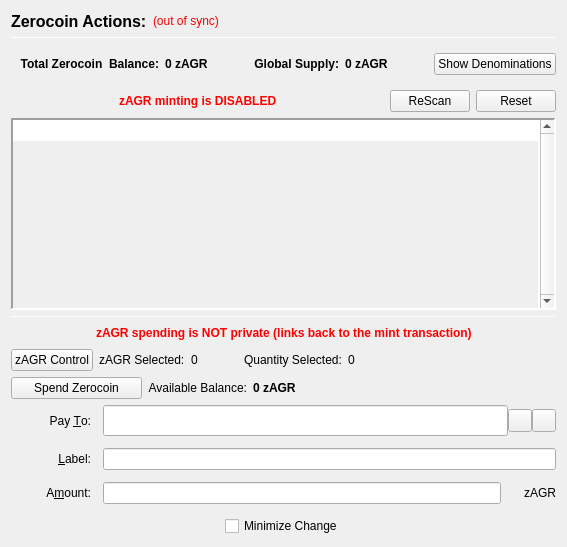
                  <widget class="QFrame" name="verticalFrameLeft">
                   <layout class="QVBoxLayout" name="verticalLayout_2">
                    <item>
                     <layout class="QVBoxLayout" name="verticalLayout_3">
                      <item>
                       <layout class="QHBoxLayout" name="horizontalLayout_3">
                        <item>
                         <widget class="QLabel" name="labelzAGRActions">
                          <property name="font">
                           <font>
                            <pointsize>12</pointsize>
                            <weight>75</weight>
                            <bold>true</bold>
                           </font>
                          </property>
                          <property name="text">
                           <string>Zerocoin Actions:</string>
                          </property>
                          <property name="alignment">
                           <set>Qt::AlignLeading|Qt::AlignLeft|Qt::AlignVCenter</set>
                          </property>
                         </widget>
                        </item>
                        <item>
                         <widget class="QLabel" name="labelzAGRSyncStatus">
                          <property name="toolTip">
                           <string>The displayed information may be out of date. Your wallet automatically synchronizes with the Agrarian network after a connection is established, but this process has not completed yet.</string>
                          </property>
                          <property name="styleSheet">
                           <string notr="true">QLabel { color: red; }</string>
                          </property>
                          <property name="text">
                           <string notr="true">(out of sync)</string>
                          </property>
                          <property name="alignment">
                           <set>Qt::AlignLeading|Qt::AlignLeft|Qt::AlignVCenter</set>
                          </property>
                         </widget>
                        </item>
                        <item>
                         <spacer name="horizontalSpacer">
                          <property name="orientation">
                           <enum>Qt::Horizontal</enum>
                          </property>
                          <property name="sizeHint" stdset="0">
                           <size>
                            <width>40</width>
                            <height>20</height>
                           </size>
                          </property>
                         </spacer>
                        </item>
                       </layout>
                      </item>
                      <item>
                       <widget class="Line" name="lineUpperLeft">
                        <property name="minimumSize">
                         <size>
                          <width>0</width>
                          <height>1</height>
                         </size>
                        </property>
                        <property name="maximumSize">
                         <size>
                          <width>16777215</width>
                          <height>1</height>
                         </size>
                        </property>
                        <property name="frameShadow">
                         <enum>QFrame::Sunken</enum>
                        </property>
                        <property name="orientation">
                         <enum>Qt::Horizontal</enum>
                        </property>
                       </widget>
                      </item>
                      <item>
                       <widget class="QFrame" name="balanceSupplyFrame">
                        <layout class="QHBoxLayout" name="horizontalLayout_2" stretch="0,0,0,1,0">
                         <property name="rightMargin">
                          <number>0</number>
                         </property>
                         <item>
                          <layout class="QHBoxLayout" name="horizontalLayout_34">
                           <item>
                            <widget class="QLabel" name="labelzAvailableText_3">
                             <property name="font">
                              <font>
                               <weight>75</weight>
                               <bold>true</bold>
                              </font>
                             </property>
                             <property name="toolTip">
                              <string>Total Balance including unconfirmed and immature zAGR</string>
                             </property>
                             <property name="text">
                              <string>Total Zerocoin  Balance:</string>
                             </property>
                             <property name="alignment">
                              <set>Qt::AlignRight|Qt::AlignTrailing|Qt::AlignVCenter</set>
                             </property>
                            </widget>
                           </item>
                           <item>
                            <widget class="QLabel" name="labelzAvailableAmount_4">
                             <property name="minimumSize">
                              <size>
                               <width>40</width>
                               <height>0</height>
                              </size>
                             </property>
                             <property name="font">
                              <font>
                               <weight>75</weight>
                               <bold>true</bold>
                              </font>
                             </property>
                             <property name="toolTip">
                              <string>Total Balance including unconfirmed and immature zAGR</string>
                             </property>
                             <property name="text">
                              <string>0 zAGR</string>
                             </property>
                             <property name="alignment">
                              <set>Qt::AlignLeading|Qt::AlignLeft|Qt::AlignVCenter</set>
                             </property>
                            </widget>
                           </item>
                          </layout>
                         </item>
                         <item>
                          <spacer name="horizontalSpacer_32">
                           <property name="orientation">
                            <enum>Qt::Horizontal</enum>
                           </property>
                           <property name="sizeHint" stdset="0">
                            <size>
                             <width>40</width>
                             <height>20</height>
                            </size>
                           </property>
                          </spacer>
                         </item>
                         <item>
                          <layout class="QHBoxLayout" name="horizontalLayout_35">
                           <item>
                            <widget class="QLabel" name="labelZsupplyText_2">
                             <property name="font">
                              <font>
                               <weight>75</weight>
                               <bold>true</bold>
                              </font>
                             </property>
                             <property name="text">
                              <string>Global Supply:</string>
                             </property>
                             <property name="alignment">
                              <set>Qt::AlignRight|Qt::AlignTrailing|Qt::AlignVCenter</set>
                             </property>
                            </widget>
                           </item>
                           <item>
                            <widget class="QLabel" name="labelZsupplyAmount_2">
                             <property name="font">
                              <font>
                               <weight>75</weight>
                               <bold>true</bold>
                              </font>
                             </property>
                             <property name="text">
                              <string>0 zAGR</string>
                             </property>
                            </widget>
                           </item>
                          </layout>
                         </item>
                         <item>
                          <spacer name="horizontalSpacer_31">
                           <property name="orientation">
                            <enum>Qt::Horizontal</enum>
                           </property>
                           <property name="sizeHint" stdset="0">
                            <size>
                             <width>40</width>
                             <height>20</height>
                            </size>
                           </property>
                          </spacer>
                         </item>
                         <item>
                          <widget class="QPushButton" name="pushButtonShowDenoms">
                           <property name="toolTip">
                            <string>Show zAGR denominations list</string>
                           </property>
                           <property name="text">
                            <string>Show Denominations</string>
                           </property>
                          </widget>
                         </item>
                        </layout>
                       </widget>
                      </item>
                      <item>
                       <layout class="QHBoxLayout" name="horizontalLayout_4">
                        <item>
                         <spacer name="horizontalSpacer_2">
                          <property name="orientation">
                           <enum>Qt::Horizontal</enum>
                          </property>
                          <property name="sizeHint" stdset="0">
                           <size>
                            <width>40</width>
                            <height>20</height>
                           </size>
                          </property>
                         </spacer>
                        </item>
                        <item>
                         <widget class="QLabel" name="label">
                          <property name="styleSheet">
                           <string notr="true">color: red;
font-weight: bold;</string>
                          </property>
                          <property name="text">
                           <string>zAGR minting is DISABLED</string>
                          </property>
                         </widget>
                        </item>
                        <item>
                         <spacer name="horizontalSpacer_3">
                          <property name="orientation">
                           <enum>Qt::Horizontal</enum>
                          </property>
                          <property name="sizeHint" stdset="0">
                           <size>
                            <width>40</width>
                            <height>20</height>
                           </size>
                          </property>
                         </spacer>
                        </item>
                        <item>
                         <widget class="QPushButton" name="pushButtonMintReset">
                          <property name="maximumSize">
                           <size>
                            <width>80</width>
                            <height>16777215</height>
                           </size>
                          </property>
                          <property name="toolTip">
                           <string>Rescan the complete blockchain for  Zerocoin mints and their meta-data.</string>
                          </property>
                          <property name="text">
                           <string>ReScan</string>
                          </property>
                         </widget>
                        </item>
                        <item>
                         <widget class="QPushButton" name="pushButtonSpentReset">
                          <property name="maximumSize">
                           <size>
                            <width>80</width>
                            <height>16777215</height>
                           </size>
                          </property>
                          <property name="toolTip">
                           <string>Reset Zerocoin Wallet DB. Deletes transactions that did not make it into the blockchain.</string>
                          </property>
                          <property name="text">
                           <string>Reset</string>
                          </property>
                         </widget>
                        </item>
                       </layout>
                      </item>
                      <item>
                       <widget class="QPlainTextEdit" name="TEMintStatus">
                        <property name="font">
                         <font>
                          <pointsize>8</pointsize>
                         </font>
                        </property>
                        <property name="toolTip">
                         <string>Status and/or Mesages from the last Mint Action.</string>
                        </property>
                        <property name="frameShape">
                         <enum>QFrame::Panel</enum>
                        </property>
                        <property name="frameShadow">
                         <enum>QFrame::Sunken</enum>
                        </property>
                        <property name="lineWidth">
                         <number>2</number>
                        </property>
                        <property name="midLineWidth">
                         <number>2</number>
                        </property>
                        <property name="verticalScrollBarPolicy">
                         <enum>Qt::ScrollBarAlwaysOn</enum>
                        </property>
                        <property name="horizontalScrollBarPolicy">
                         <enum>Qt::ScrollBarAlwaysOff</enum>
                        </property>
                        <property name="readOnly">
                         <bool>true</bool>
                        </property>
                        <property name="plainText">
                         <string notr="true"/>
                        </property>
                        <property name="backgroundVisible">
                         <bool>true</bool>
                        </property>
                       </widget>
                      </item>
                      <item>
                       <widget class="Line" name="line">
                        <property name="minimumSize">
                         <size>
                          <width>0</width>
                          <height>1</height>
                         </size>
                        </property>
                        <property name="maximumSize">
                         <size>
                          <width>16777215</width>
                          <height>1</height>
                         </size>
                        </property>
                        <property name="orientation">
                         <enum>Qt::Horizontal</enum>
                        </property>
                       </widget>
                      </item>
                      <item>
                       <layout class="QHBoxLayout" name="horizontalLayout_7">
                        <item>
                         <spacer name="horizontalSpacer_18">
                          <property name="orientation">
                           <enum>Qt::Horizontal</enum>
                          </property>
                          <property name="sizeHint" stdset="0">
                           <size>
                            <width>40</width>
                            <height>20</height>
                           </size>
                          </property>
                         </spacer>
                        </item>
                        <item>
                         <widget class="QLabel" name="label_2">
                          <property name="styleSheet">
                           <string notr="true">color: red;
font-weight: bold;</string>
                          </property>
                          <property name="text">
                           <string>zAGR spending is NOT private (links back to the mint transaction)</string>
                          </property>
                         </widget>
                        </item>
                        <item>
                         <spacer name="horizontalSpacer_30">
                          <property name="orientation">
                           <enum>Qt::Horizontal</enum>
                          </property>
                          <property name="sizeHint" stdset="0">
                           <size>
                            <width>40</width>
                            <height>20</height>
                           </size>
                          </property>
                         </spacer>
                        </item>
                       </layout>
                      </item>
                      <item>
                       <layout class="QHBoxLayout" name="horizontalLayout_24">
                        <property name="leftMargin">
                         <number>0</number>
                        </property>
                        <property name="bottomMargin">
                         <number>0</number>
                        </property>
                        <item>
                         <widget class="QPushButton" name="pushButtonZPivControl">
                          <property name="text">
                           <string>zAGR Control</string>
                          </property>
                         </widget>
                        </item>
                        <item>
                         <widget class="QLabel" name="labelzPivSelected">
                          <property name="text">
                           <string>zAGR Selected:</string>
                          </property>
                         </widget>
                        </item>
                        <item>
                         <widget class="QLabel" name="labelzPivSelected_int">
                          <property name="text">
                           <string>0</string>
                          </property>
                         </widget>
                        </item>
                        <item>
                         <spacer name="horizontalSpacer_17">
                          <property name="orientation">
                           <enum>Qt::Horizontal</enum>
                          </property>
                          <property name="sizeType">
                           <enum>QSizePolicy::Fixed</enum>
                          </property>
                          <property name="sizeHint" stdset="0">
                           <size>
                            <width>40</width>
                            <height>20</height>
                           </size>
                          </property>
                         </spacer>
                        </item>
                        <item>
                         <widget class="QLabel" name="labelQuantitySelected">
                          <property name="text">
                           <string>Quantity Selected:</string>
                          </property>
                         </widget>
                        </item>
                        <item>
                         <widget class="QLabel" name="labelQuantitySelected_int">
                          <property name="text">
                           <string>0</string>
                          </property>
                         </widget>
                        </item>
                        <item>
                         <spacer name="horizontalSpacer_19">
                          <property name="orientation">
                           <enum>Qt::Horizontal</enum>
                          </property>
                          <property name="sizeHint" stdset="0">
                           <size>
                            <width>40</width>
                            <height>20</height>
                           </size>
                          </property>
                         </spacer>
                        </item>
                       </layout>
                      </item>
                      <item>
                       <layout class="QHBoxLayout" name="horizontalLayout_6">
                        <item>
                         <widget class="QPushButton" name="pushButtonSpendzAGR">
                          <property name="minimumSize">
                           <size>
                            <width>131</width>
                            <height>0</height>
                           </size>
                          </property>
                          <property name="toolTip">
                           <string>Spend Zerocoin. Without 'Pay To:' address creates payments to yourself.</string>
                          </property>
                          <property name="text">
                           <string>Spend Zerocoin</string>
                          </property>
                         </widget>
                        </item>
                        <item>
                         <widget class="QLabel" name="labelzAGRBalanceText">
                          <property name="toolTip">
                           <string>Available (mature and spendable) zAGR for spending</string>
                          </property>
                          <property name="text">
                           <string>Available Balance:</string>
                          </property>
                          <property name="alignment">
                           <set>Qt::AlignRight|Qt::AlignTrailing|Qt::AlignVCenter</set>
                          </property>
                         </widget>
                        </item>
                        <item>
                         <widget class="QLabel" name="labelzAvailableAmount_2">
                          <property name="font">
                           <font>
                            <weight>75</weight>
                            <bold>true</bold>
                           </font>
                          </property>
                          <property name="toolTip">
                           <string>Available (mature and spendable) zAGR for spending

zAGR are mature when they have more than 20 confirmations AND more than 2 mints of the same denomination after them were minted</string>
                          </property>
                          <property name="text">
                           <string>0 zAGR</string>
                          </property>
                          <property name="alignment">
                           <set>Qt::AlignLeading|Qt::AlignLeft|Qt::AlignVCenter</set>
                          </property>
                         </widget>
                        </item>
                        <item>
                         <spacer name="horizontalSpacer_4">
                          <property name="orientation">
                           <enum>Qt::Horizontal</enum>
                          </property>
                          <property name="sizeHint" stdset="0">
                           <size>
                            <width>40</width>
                            <height>20</height>
                           </size>
                          </property>
                         </spacer>
                        </item>
                       </layout>
                      </item>
                      <item>
                       <layout class="QGridLayout" name="gridLayout_7">
                        <property name="spacing">
                         <number>12</number>
                        </property>
                        <item row="0" column="0">
                         <widget class="QLabel" name="payToLabel">
                          <property name="minimumSize">
                           <size>
                            <width>80</width>
                            <height>0</height>
                           </size>
                          </property>
                          <property name="text">
                           <string>Pay &amp;To:</string>
                          </property>
                          <property name="alignment">
                           <set>Qt::AlignRight|Qt::AlignTrailing|Qt::AlignVCenter</set>
                          </property>
                          <property name="buddy">
                           <cstring>payTo</cstring>
                          </property>
                         </widget>
                        </item>
                        <item row="0" column="1">
                         <layout class="QHBoxLayout" name="payToLayout">
                          <property name="spacing">
                           <number>0</number>
                          </property>
                          <item>
                           <widget class="QValidatedLineEdit" name="payTo">
                            <property name="enabled">
                             <bool>true</bool>
                            </property>
                            <property name="minimumSize">
                             <size>
                              <width>0</width>
                              <height>31</height>
                             </size>
                            </property>
                            <property name="toolTip">
                             <string>The Agrarian address to send the payment to. Creates local payment to yourself when empty.</string>
                            </property>
                           </widget>
                          </item>
                          <item>
                           <widget class="QToolButton" name="addressBookButton">
                            <property name="toolTip">
                             <string>Choose previously used address</string>
                            </property>
                            <property name="text">
                             <string/>
                            </property>
                            <property name="icon">
                             <iconset resource="../agrarian.qrc">
                              <normaloff>:/icons/address-book</normaloff>:/icons/address-book</iconset>
                            </property>
                            <property name="shortcut">
                             <string>Alt+A</string>
                            </property>
                           </widget>
                          </item>
                          <item>
                           <widget class="QToolButton" name="pasteButton">
                            <property name="toolTip">
                             <string>Paste address from clipboard</string>
                            </property>
                            <property name="text">
                             <string/>
                            </property>
                            <property name="icon">
                             <iconset resource="../agrarian.qrc">
                              <normaloff>:/icons/editpaste</normaloff>:/icons/editpaste</iconset>
                            </property>
                            <property name="shortcut">
                             <string>Alt+P</string>
                            </property>
                           </widget>
                          </item>
                         </layout>
                        </item>
                        <item row="1" column="0">
                         <widget class="QLabel" name="labelLabel">
                          <property name="minimumSize">
                           <size>
                            <width>80</width>
                            <height>0</height>
                           </size>
                          </property>
                          <property name="text">
                           <string>&amp;Label:</string>
                          </property>
                          <property name="alignment">
                           <set>Qt::AlignRight|Qt::AlignTrailing|Qt::AlignVCenter</set>
                          </property>
                          <property name="buddy">
                           <cstring>addAsLabel</cstring>
                          </property>
                         </widget>
                        </item>
                        <item row="1" column="1">
                         <widget class="QLineEdit" name="addAsLabel">
                          <property name="toolTip">
                           <string>Enter a label for this address to add it to the list of used addresses</string>
                          </property>
                         </widget>
                        </item>
                        <item row="2" column="0">
                         <widget class="QLabel" name="amountLabel">
                          <property name="minimumSize">
                           <size>
                            <width>80</width>
                            <height>0</height>
                           </size>
                          </property>
                          <property name="text">
                           <string>A&amp;mount:</string>
                          </property>
                          <property name="alignment">
                           <set>Qt::AlignRight|Qt::AlignTrailing|Qt::AlignVCenter</set>
                          </property>
                          <property name="buddy">
                           <cstring>zAGRpayAmount</cstring>
                          </property>
                         </widget>
                        </item>
                        <item row="2" column="1">
                         <layout class="QHBoxLayout" name="horizontalLayout_9">
                          <property name="spacing">
                           <number>0</number>
                          </property>
                          <item>
                           <widget class="QLineEdit" name="zAGRpayAmount"/>
                          </item>
                          <item>
                           <widget class="QLabel" name="labelzAGR">
                            <property name="minimumSize">
                             <size>
                              <width>55</width>
                              <height>0</height>
                             </size>
                            </property>
                            <property name="text">
                             <string>zAGR</string>
                            </property>
                            <property name="alignment">
                             <set>Qt::AlignRight|Qt::AlignTrailing|Qt::AlignVCenter</set>
                            </property>
                           </widget>
                          </item>
                         </layout>
                        </item>
                        <item row="3" column="0" colspan="2">
                         <layout class="QHBoxLayout" name="horizontalLayout_10">
                          <item>
                           <spacer name="horizontalSpacer_5">
                            <property name="orientation">
                             <enum>Qt::Horizontal</enum>
                            </property>
                            <property name="sizeHint" stdset="0">
                             <size>
                              <width>40</width>
                              <height>20</height>
                             </size>
                            </property>
                           </spacer>
                          </item>
                          <item>
                           <widget class="QCheckBox" name="checkBoxMinimizeChange">
                            <property name="toolTip">
                             <string>If checked, the wallet tries to minimize the returning change instead of minimizing the number of spent denominations.</string>
                            </property>
                            <property name="text">
                             <string>Minimize Change</string>
                            </property>
                           </widget>
                          </item>
                          <item>
                           <spacer name="horizontalSpacer_6">
                            <property name="orientation">
                             <enum>Qt::Horizontal</enum>
                            </property>
                            <property name="sizeHint" stdset="0">
                             <size>
                              <width>40</width>
                              <height>20</height>
                             </size>
                            </property>
                           </spacer>
                          </item>
                         </layout>
                        </item>
                       </layout>
                      </item>
                     </layout>
                    </item>
                   </layout>
                  </widget>
